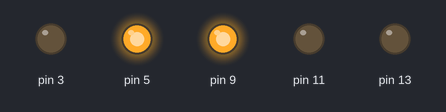
Bench run of a sketch on a simulated Arduino Uno, built with avr-gcc and run on an emulated ATmega328P. On the bench: output pins drawn as LEDs (lit = HIGH).

Above: at 0.1 s.
At 10.1 s:
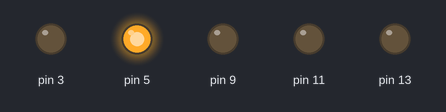
At 13.6 s:
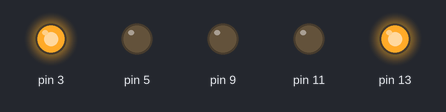
At 22.1 s:
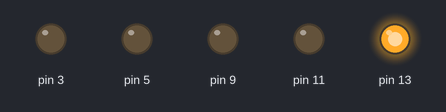
At 24.6 s:
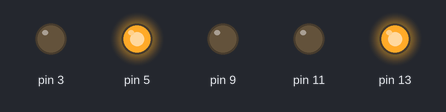
At 36.1 s:
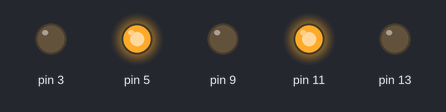
Timing chart, 0 to 40.0 s (numbered marks = the images above):
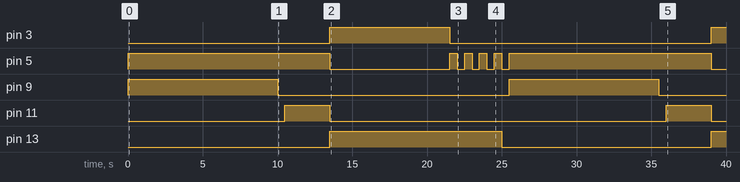

Measured:
- by itself, pin 3: LOW → HIGH at 13.5 s, → LOW 8.0 s later, → HIGH 17.5 s later
- by itself, pin 5: goes HIGH 13.5 s, LOW 8.0 s, 4 × (HIGH 0.50 s, LOW 0.50 s), HIGH 13.5 s, then LOW
- by itself, pin 9: alternates HIGH for 10.0 s and LOW for 15.5 s
- by itself, pin 11: alternates HIGH for 3.0 s and LOW for 22.5 s
- by itself, pin 13: LOW → HIGH at 13.5 s, → LOW 11.5 s later, → HIGH 14.0 s later

The sketch:

Semaphore.ino
```cpp
void setup()
{
 pinMode(13, OUTPUT);
 pinMode(11, OUTPUT);
 pinMode(9, OUTPUT);
 pinMode(5, OUTPUT);
 pinMode(3, OUTPUT);
}

void loop()
{
 //Led Verde Veículos + Vermelho Pedestres
 digitalWrite(9, HIGH);
 digitalWrite(5, HIGH);
 delay(10000);

 digitalWrite(9, LOW);
 delay(500);

 //Led Laranja Veículos + Vermelho Pedestres
 digitalWrite(11, HIGH);
 delay(3000);

 digitalWrite(11, LOW);
 digitalWrite(5, LOW);
 delay(10);


 //Led Vermelho Veículos + Verde pedestres + Vermelho Intermitente
 digitalWrite(13, HIGH);
 digitalWrite(3, HIGH);
 delay(8000);

 digitalWrite(5, HIGH);
 digitalWrite(3, LOW);
 delay(500);

 digitalWrite(5, LOW);
 delay(500);

 digitalWrite(5, HIGH);
 delay(500);

 digitalWrite(5, LOW);
 delay(500);

 digitalWrite(5, HIGH);
 delay(500);

 digitalWrite(5, LOW);
 delay(500);

 digitalWrite(5, HIGH);
 delay(500);

 digitalWrite(13, LOW);
 digitalWrite(5, LOW);
 delay(500);
}
```
